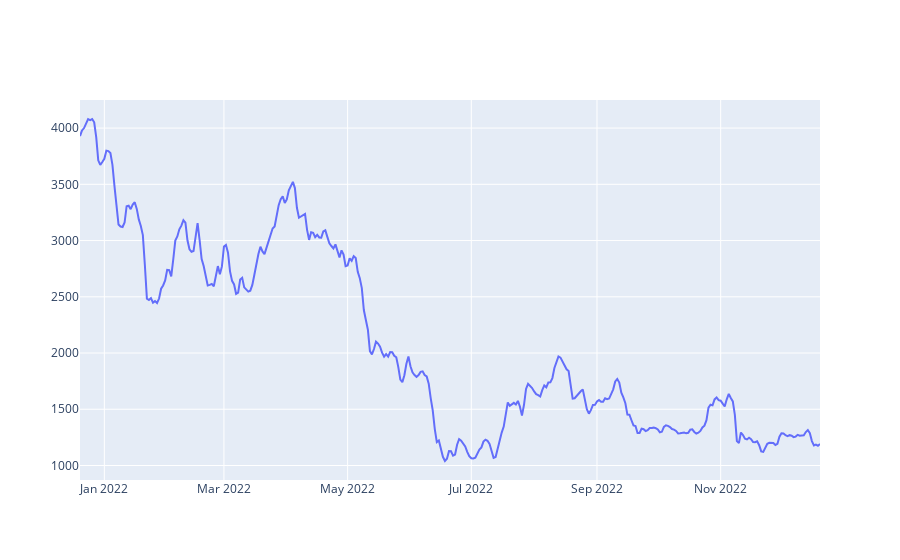

The cell this chart's notebook holds for it:
### Code cell
show_time_series_only(time, target)

### Figure 1 — Plotly figure (JSON) as saved in the notebook; plotly's stock layout.template omitted (floating-point values rounded to 4 significant figures; data arrays with more than 128 entries replaced by an {"elided": "..."} marker saying what was removed)
{"data": [{"x": {"elided": "366 str values"}, "y": {"elided": "366 float values"}, "type": "scatter"}], "layout": {}}
